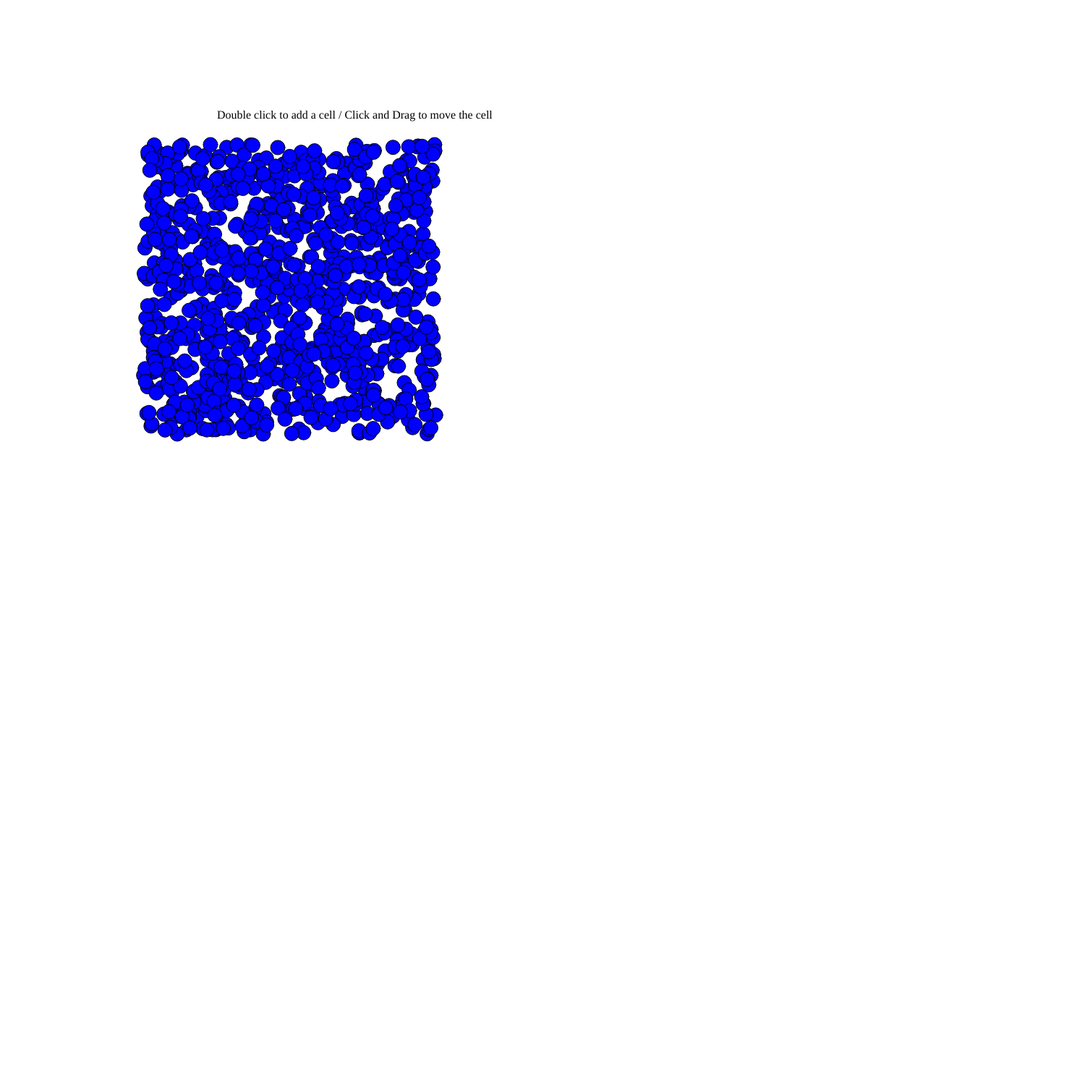
Frame 1 (no input)
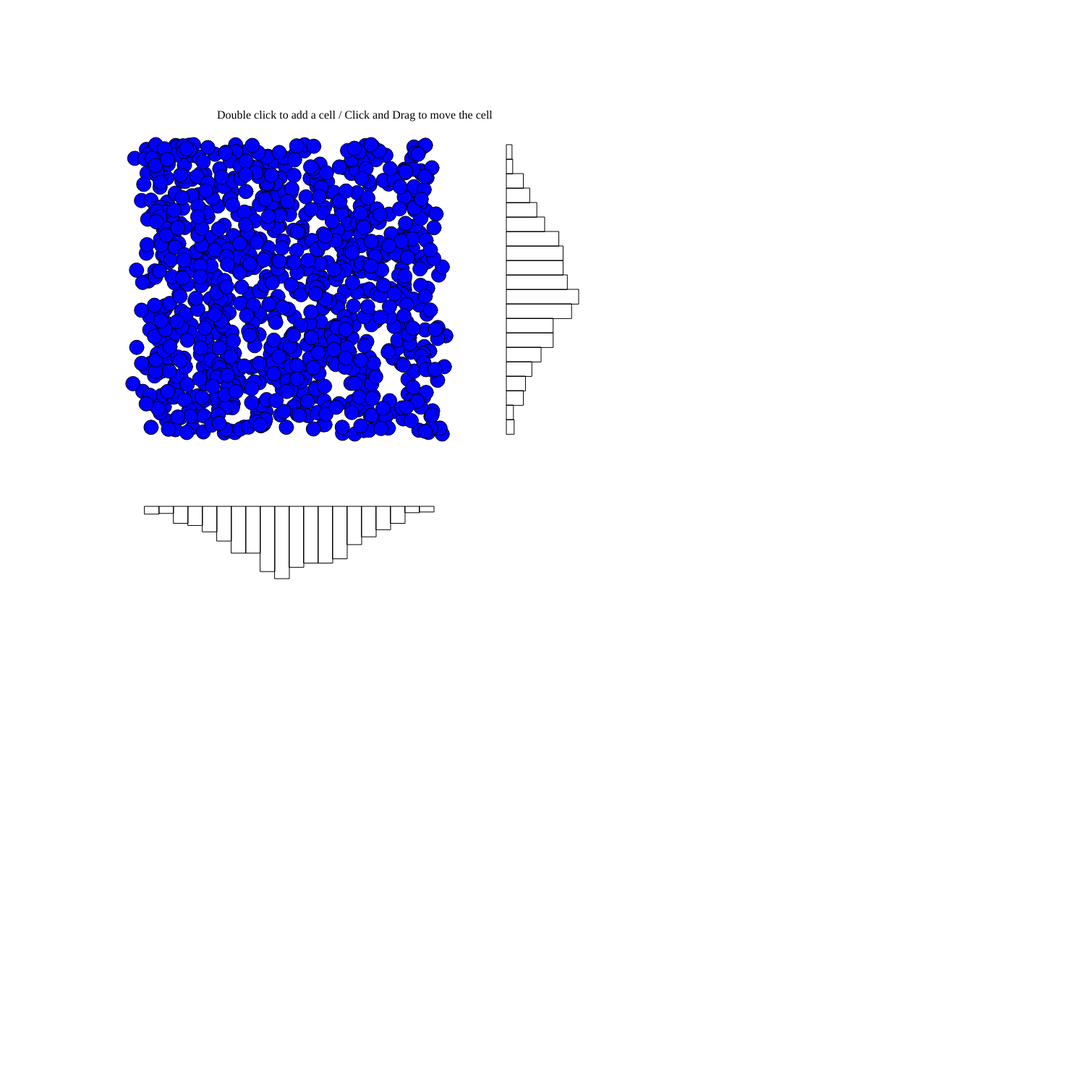
Frame 60 (no input)
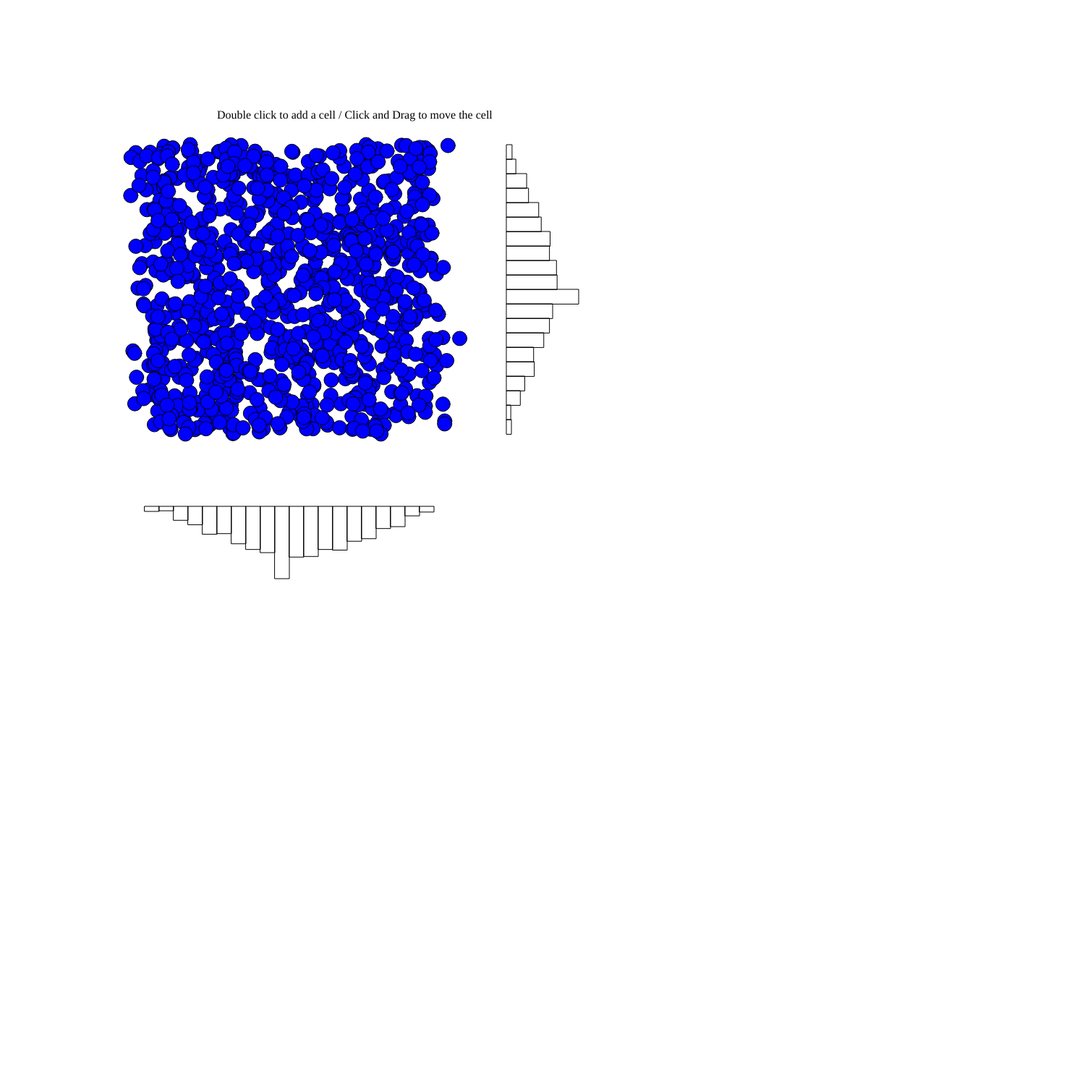
Frame 120 (the mouse pressed at the canvas centre since frame 60)

The p5.js sketch that drew these frames (run headless with seeded random() and noise() and a simulated clock; from frame 60 on, the mouse is pressed at the canvas centre):

// p5.js sketch
// ── sketch.js
let collection=[];
let Xoffset=0;
let Yoffset=0;
let cptTime=0;
let ObjCircle=[];
let HistogramX=[];
let HistogramY=[];
let DivInfo=[];
function setup() 
{
   createCanvas(1500, 1500);
   let DivInfo = createDiv('Double click to add a cell / Click and Drag to move the cell');
   DivInfo.style('font-size', '16px');
   DivInfo.position(300, 150);
   let tmpObj =new Object2D(-50,-50,50,50);
   ObjCircle.push(tmpObj);
   collection= new ball(200,200,400,1000);
   HistogramX = new Hist(200,700,400,100)
   HistogramX.dMin=-3;
   HistogramX.dMax=3;
  
   HistogramY = new Hist(700,600,400,100)
   HistogramY.dMin=-3;
   HistogramY.dMax=3;
  
}

function draw() {
  background(255);
  cptTime++;
  collection.show(3e-3);
  if (cptTime>5)
  {
    HistogramX.addData(collection.dx);
    HistogramY.addData(collection.dx);
    cptTime=0;
  }
  for(let cpt=0;cpt<ObjCircle.length;cpt++)
  {  
     ObjCircle[cpt].show();
  }
  HistogramX.show(0);
  
  HistogramY.show(-90);
}
function mousePressed() 
{
   for(let cpt=0;cpt<ObjCircle.length;cpt++)
  {  
    ObjCircle[cpt].isClick(mouseX,mouseY);
    Xoffset = mouseX ;
    Yoffset = mouseY ;
  }
}

function mouseDragged() 
{
  for(let cpt=0;cpt<ObjCircle.length;cpt++)
  {  
    ObjCircle[cpt].dragged(mouseX - Xoffset, mouseY-Yoffset,mouseX,mouseY);
  }
  Xoffset = mouseX ;
  Yoffset = mouseY ;

}
function doubleClicked() 
{
   let tmpObj =new Object2D(mouseX,mouseY,50,50);
   ObjCircle.push(tmpObj);
}
function mouseReleased() 
{
  
}
  

// ── Object2D.js
class Object2D
{
  constructor(x,y,r) 
  {
    this.posX=x;
    this.posY=y;
    this.r=r;
    this.h=-this.r;
    this.w=this.r;
    this.color=[255,0,0];
  }
  
  isClick(moX, moY) 
  {
    
    if (moX >= this.posX- this.r  && moX <= this.posX  + this.r) 
    {
      if (moY >= this.posY - this.r && moY <= this.posY+ this.r ) 
      {
        this.color=[0,255,255];
        return true;
      }
    }
     this.color=[255,0,0];
    return false;
  }
  dragged(dx, dy,moX,moY)
  {
    if (this.isClick(moX, moY) )
    {
      this.posX+=dx;
      this.posY+=dy;
    }
  }
  isCollide(cx,cy,r)
  {
    return abs((this.posX - cx) * (this.posX - cx) + (this.posY - cy) * (this.posY - cy)) < (this.r + r) * (this.r + r);
  }
  bounce(cx,cy,r)
  {
    let dist=sqrt((this.posX - cx) * (this.posX - cx) + (this.posY - cy) * (this.posY - cy))*2;
    let dx=(cx - this.posX) - (this.r + r) ;
    let dy=(cy - this.posY) - (this.r + r) ;
    let midx= (this.posX + cx) / 2; 
    let midy= (this.posY + cy) / 2;
    let newPos=[];
    newPos[0] = (midx + (r+this.r) * (cx - this.posX) / dist); 
    newPos[1]=  (midy + (r+this.r) * (cy - this.posY) / dist);
    return newPos;
  }
  show()
  {
   // fill ( this.color);
    noFill();
    circle(this.posX, this.posY, this.r*2);
  }
}
class ball
{
   constructor(x,y,l,n)
  {
  
    this.posX=x;
    this.posY=y;
    this.len=l;
    this.n=n;
    this.r=10;
    this.check=0;
     // Table of our water molecules coordinates
     this.px=[];
     this.py=[];
     this.dx=[];
     this.dy=[];
     for (let cpt=0;cpt<this.n;cpt++)
     {  
        this.px[cpt]=random(this.posX,this.posX+this.len);
        this.py[cpt]=random(this.posY,this.posY+this.len);
     }
   }
   update(d)
   {
     
     for (let cpt=0;cpt<this.n;cpt++)
     {  
       
        let KD = sqrt(d * 3 * 2 *100 );
        let dx= randomGaussian(0,1)*KD;
        let dy= randomGaussian(0,1)*KD;
       // Memory savy
        this.dx[cpt]=this.px[cpt];
        this.dy[cpt]= this.py[cpt];
        this.px[cpt]-=dx;
        this.py[cpt]-=dy;
        for(let cpt2=0;cpt2<ObjCircle.length;cpt2++)
         {  
         if (ObjCircle[cpt2].isCollide(this.px[cpt],this.py[cpt],this.r))
         {
            let b=ObjCircle[cpt2].bounce(this.px[cpt],this.py[cpt],this.r);
            this.px[cpt]=b[0];
            this.py[cpt]=b[1];
          }
        }
       this.dx[cpt]=this.px[cpt]-this.dx[cpt];
       this.dy[cpt]=this.py[cpt]-this.dy[cpt];
       if(this.px[cpt]>(this.posX[cpt]+this.len))
       {
         this.px[cpt]=this.posX; 
       }

       if(this.px[cpt]<(this.posX[cpt]))
       {
         this.px[cpt]=this.posX+this.len; 
       }

       if(this.py[cpt]>(this.posY+this.len))
       {
         this.py[cpt]=this.posY; 
       }
       if(this.py[cpt]<(this.posY))
       {
         this.py[cpt]=this.posY+this.len; 
       }
       
      
     }
   
   }
  
  show(d)
  {
    this.update(d);
   // print('The value of y is ' + this.py);
   // color(255*this.dv/12,255*this.da,255*this.d/3e-3);
    let c=color(56,255,255);
    fill (0,0,255);
    for (let cpt=0;cpt<this.n;cpt++)
    {  
      circle(this.px[cpt], this.py[cpt], this.r*2);
    }
  }
  
}
class Hist
{
  constructor(x,y,w,h) 
  {
    this.posX =x;
    this.posY =y;
    this.h=-h;
    this.w=w;
    this.nP=20;
    this.data=[];
    this.dMin=0;
    this.dMax=0;
    this.hMax=0;
   }
  addData(data)
  {
    let sq=0;
    //this.data=data;
    //this.dMin=9999999999;
    //this.dMax=0;
    this.hMax=1;
   // for(let cpt=0;cpt<data.length;cpt++)
   // {
     //   if(data[cpt]<this.dMin)
    //    {
    //      this.dMin=data[cpt];    
    //    }
    //    if(data[cpt]>this.dMax)
   //     {
   //       this.dMax=data[cpt];    
   //     }
   // }
   
    sq=(this.dMax-this.dMin)/this.nP;
    
    for(let cpt=0;cpt<this.nP;cpt++)
    {
      this.data[cpt]=0;
    }
    
    for(let cpt=0;cpt<data.length;cpt++)
    {
      let idx=floor((data[cpt]-this.dMin)/sq);
      this.data[idx]++;
      if (this.data[idx]>this.hMax)
      {
        this.hMax=this.data[idx];
       
      }
    }
  }
  show(angle)
  {
    let ph=-this.h/this.nP;
    let pw=this.w/this.nP;
    push();
    angleMode(DEGREES)   
    translate(this.posX,this.posY);
    rotate(angle)
   print(this.hMax)
    for(let cpt=0;cpt<this.nP;cpt++)
    {
      //print(this.data[cpt])
      if(this.hMax!=0)
      {
       rect(pw*cpt, 0, pw, map(this.data[cpt],0,this.hMax,0,-this.h));
      }
    }
    pop();
  }
}
  
// ── class2.html
<html>
<head>
  <title>Cardiac Diffusion Website</title>
  <link rel="stylesheet" href="../../styles.css">
</head>
<body>
    <a href="https://scmrcdiff.github.io/" class="header-link">
  <div class="header">
  <h1>Cardiac Diffusion Website</h1>
    <nav>
  <a href="https://scmrcdiff.github.io/home/home.html" class="button" >Home</a>
  <a href="https://scmrcdiff.github.io/tutorial/tutorial.html" class="button" >Get Started</a>
  <a href="https://scmrcdiff.github.io/archive/archive.html" class="button" >Archive</a>
  <a href="https://scmrcdiff.github.io/contact/contact.html" class="button" >Contact</a>
  </nav>
  </div>    
  <div class="button-container">
 <a href="https://scmrcdiff.github.io/tutorial/class1/class1.html" class="content-button">Class 1</a>
 <a href="https://scmrcdiff.github.io/tutorial/class2/class2.html" class="content-button">Class 2</a>
<a href="https://scmrcdiff.github.io/tutorial/class3/class3.html" class="content-button">Class 3</a>
 <a href="https://scmrcdiff.github.io/tutorial/class4/class4.html" class="content-button">Class 4</a>   
  </div>

<p> This is class 2 :</p>
      
</body>
</html>
    
